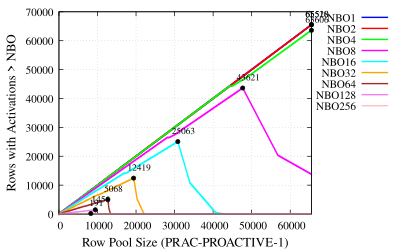

Write the gnuplot code that produced this figure.
# Set terminal to PDF with enhanced font, size, and format
set terminal pdfcairo enhanced font 'Times,12' size 4in, 2.5in
set output 'plot-max-rows-nbo-prac1-pro.pdf'

# Set labels for axes
set xlabel 'Row Pool Size (PRAC-PROACTIVE-1)' font 'Times,14'
set ylabel 'Rows with Activations > NBO' font 'Times,14'

# Set x-axis limit
set xrange [0:65536]

# Enable grid lines
set grid

# Set key outside the plot
set key outside top

# Define custom labels for each file
labels = "NBO1 NBO2 NBO4 NBO8 NBO16 NBO32 NBO64 NBO128 NBO256"

# Function to find the highest point in a data file
highest_point(file) = sprintf('< awk ''{if ($1 != "GroupSize" && ($6 > max || ($6 == max && $1 > x))) {max=$6; x=$1}} END {print x, max}'' %s', file)

# List of files to plot
files = "~/PRAC/NBO1/NBO1-prac1-pro.txt ~/PRAC/NBO2/NBO2-prac1-pro.txt ~/PRAC/NBO4/NBO4-prac1-pro.txt ~/PRAC/NBO8/NBO8-prac1-pro.txt ~/PRAC/NBO16/NBO16-prac1-pro.txt ~/PRAC/NBO32/NBO32-prac1-pro.txt ~/PRAC/NBO64/NBO64-prac1-pro.txt ~/PRAC/NBO128/NBO128-prac1-pro.txt ~/PRAC/NBO256/NBO256-prac1-pro.txt"

# Colors for the plots
colors = "blue red green magenta cyan orange brown violet pink yellow"

# Plot commands with custom labels, colors, line styles, and markers
plot for [i=1:words(files)] word(files, i) using 1:6 with lines lw 2 lc rgb word(colors, i) title word(labels, i), \
     for [i=1:words(files)] highest_point(word(files, i)) using 1:2 with points pointtype 7 pointsize 0.5 lc rgb "black" notitle, \
     for [i=1:words(files)] highest_point(word(files, i)) using 1:2:(sprintf("%.0f", $2)) with labels offset char 1, char 1 font 'Times,10' notitle
